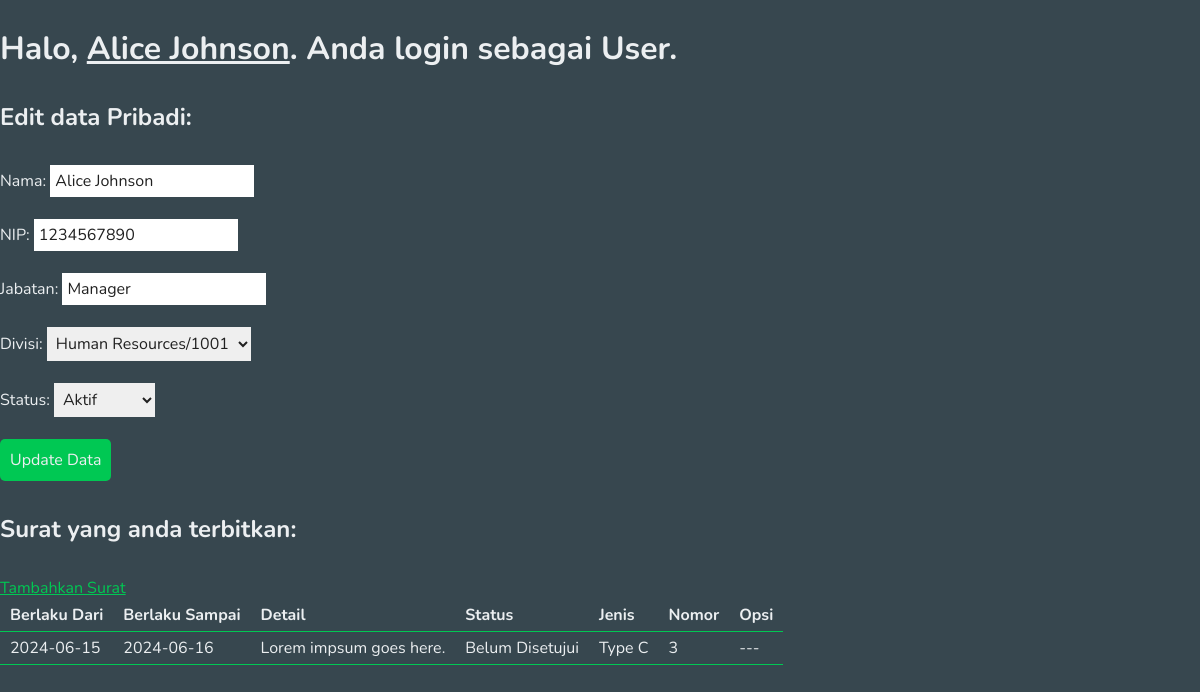
Screenshot of /plain_page.php?id=1 with the database file from the repository.
### tables this page shows
CREATE TABLE `penerbit` (
  `id` int(11) NOT NULL,
  `id_user` int(11) DEFAULT NULL,
  `id_divisi` int(11) DEFAULT NULL,
  `nama` varchar(50) DEFAULT NULL,
  `NIP` varchar(50) DEFAULT NULL,
  `jabatan` varchar(50) DEFAULT NULL,
  `status` tinyint(1) DEFAULT NULL
);

CREATE TABLE `surat` (
  `id` int(11) NOT NULL,
  `id_penerbit` int(11) DEFAULT NULL,
  `id_tujuan` int(11) DEFAULT NULL,
  `id_jenis` int(11) DEFAULT NULL,
  `berlaku_dari` date DEFAULT NULL,
  `berlaku_sampai` date DEFAULT NULL,
  `detail` text DEFAULT NULL,
  `status` tinyint(1) DEFAULT 0
);

CREATE TABLE `klasifikasi` (
  `id` int(11) NOT NULL,
  `nama` varchar(30) DEFAULT NULL,
  `nomor` int(10) DEFAULT NULL,
  `status` tinyint(1) DEFAULT NULL
);

### plain_page.php (the view, shortened to what this page needs)
<?php
include 'db.php';
$user_id = isset($_GET['id']) ? $_GET['id'] : "";
$user_id = mysqli_real_escape_string($conn, $user_id);
$sql_penerbitdata = mysqli_query($conn, "SELECT * FROM penerbit WHERE id_user='$user_id'");
$row_penerbit = mysqli_fetch_array($sql_penerbitdata);
$id_penerbit = $row_penerbit['id'];
$sql_suratuser = mysqli_query($conn, "SELECT surat.berlaku_dari, surat.berlaku_sampai, surat.detail, surat.status, klasifikasi.nama AS jenis, klasifikasi.nomor FROM surat INNER JOIN  klasifikasi ON surat.id_jenis = klasifikasi.id WHERE surat.id_penerbit = $id_penerbit");
$sql_divisi = mysqli_query($conn, "SELECT * FROM divisi");
?>
<!DOCTYPE html>
<html lang="en">
<head>
    <link rel="stylesheet" href="themes/midnight-green.css">
</head>
<body>
	 <div>
	 <?php if ($row_penerbit): ?>
    <h2>Halo, <u><?= $row_penerbit['nama']; ?></u>. Anda login sebagai User.</h2>
	 <?php else: ?>
	 <h3>Data tidak ditemukan, silahkan isi data Anda sebagai penerbit menggunakan form di bawah.<h3>
    <h3>Tambah Data Anda Sebagai Admin</h3>
	 <?php endif; ?>
    </div>
    <h4>Edit data Pribadi:</h4>
    <form method="POST">
        <label for="nama">Nama: </label>
        <input type="text" id="nama" name="nama" value="<?php echo isset($row_penerbit['nama']) ? $row_penerbit['nama'] : ''; ?>" required><br><br>
        <label for="NIP">NIP: </label>
        <input type="text" id="NIP" name="NIP" value="<?php echo isset($row_penerbit['NIP']) ? $row_penerbit['NIP'] : ''; ?>" required><br><br>
        <label for="jabatan">Jabatan: </label>
        <input type="text" id="jabatan" name="jabatan" value="<?php echo isset($row_penerbit['jabatan']) ? $row_penerbit['jabatan'] : ''; ?>" required><br><br>
        <label for="options">Divisi:</label>
    	  <select id="options" name="divisi">
    		<?php
    		while ($row_divisi = mysqli_fetch_array($sql_divisi)) {
        		$selected = '';
        		if (isset($row_penerbit['id_divisi']) && $row_penerbit['id_divisi'] == $row_divisi['id']) {
            $selected = 'selected';
	        	}
    		?>
    		<option value="<?php echo $row_divisi['id']; ?>" <?php echo $selected; ?>>
         <?php echo $row_divisi['nama_divisi'] . "/" . $row_divisi['kode_divisi']; ?>
    	   </option>
    		<?php
    		}
    		?>
		  </select>
		  <br><br>
    	  <label for="status">Status: </label>
		  <select id="status" name="status">
    			<option value="1" <?php echo (isset($row_penerbit['status']) && $row_penerbit['status'] == 1) ? 'selected' : ''; ?>>Aktif</option>
		  </select><br><br>
    	  <input type="submit" value="Update Data"><br>
    </form>
    <div>
    	  <h4>Surat yang anda terbitkan:</h4>
    	  <a href="input_letter.php?id=<?php echo $id_penerbit;?>">Tambahkan Surat</a><br>
    	  <table>
		  		<tr>
					<th>Berlaku Dari</th>
					<th>Berlaku Sampai</th>
					<th>Detail</th>
					<th>Status</th>
					<th>Jenis</th>
					<th>Nomor</th>
					<th>Opsi</th>
    	  		</tr>
    	  <?php if (mysqli_num_rows($sql_suratuser) > 0): ?>
				<?php
				while ($row_suratuser = mysqli_fetch_array($sql_suratuser)) {
				?>
    	  		<tr>
					<td><?php echo $row_suratuser['berlaku_dari']?></td>
					<td><?php echo $row_suratuser['berlaku_sampai']?></td>
					<td><?php echo $row_suratuser['detail']?></td>
					<td><?php echo $row_suratuser['status'] == 1 ? 'Disetujui' : 'Belum Disetujui' ?></td>
					<td><?php echo $row_suratuser['jenis']?></td>
					<td><?php echo $row_suratuser['nomor']?></td>
					<td><?php echo $row_suratuser['status'] == 0 ? '---' : '<a href="edit_letter.php">Edit</a> <br> <a href="hapus_surat.php">Hapus</a>' ?></td>
    	  		</tr>
    	  		<?php } else: ?>
    	  	</table>
				<h4>Anda Masih Belum Menerbitkan Surat.</h4>
		  <?php endif; ?>
    </div>
</body>
</html>

### themes/midnight-green.css (style rules this page uses)
html,body,div,span,applet,object,iframe,h1,h2,h3,h4,h5,h6,p,blockquote,pre,a,abbr,acronym,address,big,cite,code,del,dfn,em,img,ins,kbd,q,s,samp,small,strike,strong,sub,sup,tt,var,b,u,i,center,textarea,input,select,dl,dt,dd,ol,ul,li,fieldset,form,label,legend,table,caption,tbody,tfoot,thead,tr,th,td,article,aside,canvas,details,embed,figure,figcaption,footer,header,hgroup,menu,nav,output,ruby,section,summary,time,mark,audio,video { font-family:"Nunito",sans-serif;color:#eceff1 }
body,html { padding:0;margin:0;overflow-x:hidden;background-color:#37474f }
h2 { font-size:2em }
h4 { font-size:1.5em }
a { color:#00c853 }
table { display:table;padding:5px;border-collapse:collapse }
table tr th,table tr td { padding:5px 10px;border-bottom:1px solid #00c853 }
form input,form select { font-size:1rem;padding:5px;border:none;color:#212121 }
form input[type="submit"] { padding:10px;background-color:#00c853;color:#eceff1;border-radius:5px;border:none;cursor:pointer }

### plain_page.php (style rules this page uses)
td { word-wrap: break-word; }

### rows the page displays
penerbit: nama "Alice Johnson", NIP "1234567890", jabatan "Manager", status "Aktif"
surat: berlaku_dari "2024-06-15", berlaku_sampai "2024-06-16", detail "Lorem impsum goes here.", status "Belum Disetujui", id_jenis.nama "Type C", id_jenis.nomor "3"

### other values shown
form field divisi "Human Resources/1001"
